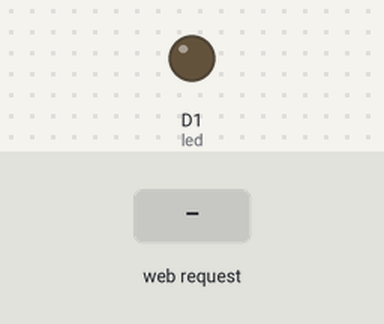
A sketch run on a simulated ESP8266 (NodeMCU). Parts: output pins drawn as LEDs (lit = HIGH). Dashed ring = blinking. Inputs (shaded band) come from the test bench. WiFi joins after 1.5 s; servers stay silent unless stated; what the sketch prints to the serial monitor is not drawn.

Above: at 2.7 s.
2.8 s: HTTP request GET / received
At 12.2 s:
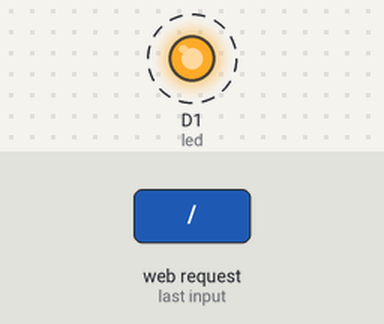
Timing chart, 0 to 13.3 s (numbered marks = the images above; inputs shaded):
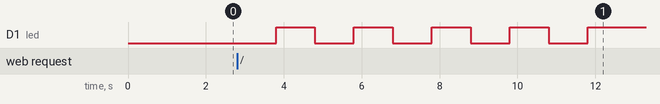

The sketch:

BreadboardLED.ino
```cpp
#include <ESP8266WiFi.h>
#include <WiFiClient.h>
#include <ESP8266WebServer.h>
#include <ESP8266mDNS.h>

const char* ssid = "ssid";
const char* password = "passwod";
const int led = D1;

ESP8266WebServer server(80);

void handleRoot() {
  server.send(200, "text/plain", "hello from esp8266! (blinking LED)");
  int led_state = 0;
  for (int ii=0;ii<10;ii++){
    digitalWrite(led,led_state);
    led_state = !led_state;
    delay(1000);
  }
}

void led_on(){
  server.send(200, "text/plain", "LED on");
  digitalWrite(led,HIGH);
}

void led_off(){
  server.send(200, "text/plain", "LED off");
  digitalWrite(led,LOW);
}

void setup(void){
  pinMode(led, OUTPUT);
  digitalWrite(led, 0);
  Serial.begin(115200);
  WiFi.begin(ssid, password);
  Serial.println("");

  // Wait for connection
  while (WiFi.status() != WL_CONNECTED) {
    delay(500);
    Serial.print(".");
  }
  Serial.println("");
  Serial.print("Connected to ");
  Serial.println(ssid);
  Serial.print("IP address: ");
  Serial.println(WiFi.localIP());

  server.on("/", handleRoot); // what happens in the root
  server.on("/on",led_on); // turn led on from webpage /on
  server.on("/off", led_off); // turn led off from webpage /off

  server.begin();
  Serial.println("HTTP server started");
}

void loop(void){
  server.handleClient();
}
```

Measured:
- after the input at 2.8 s, D1 (led): alternates HIGH for 1.0 s and LOW for 1.0 s, starting after 1.0 s
